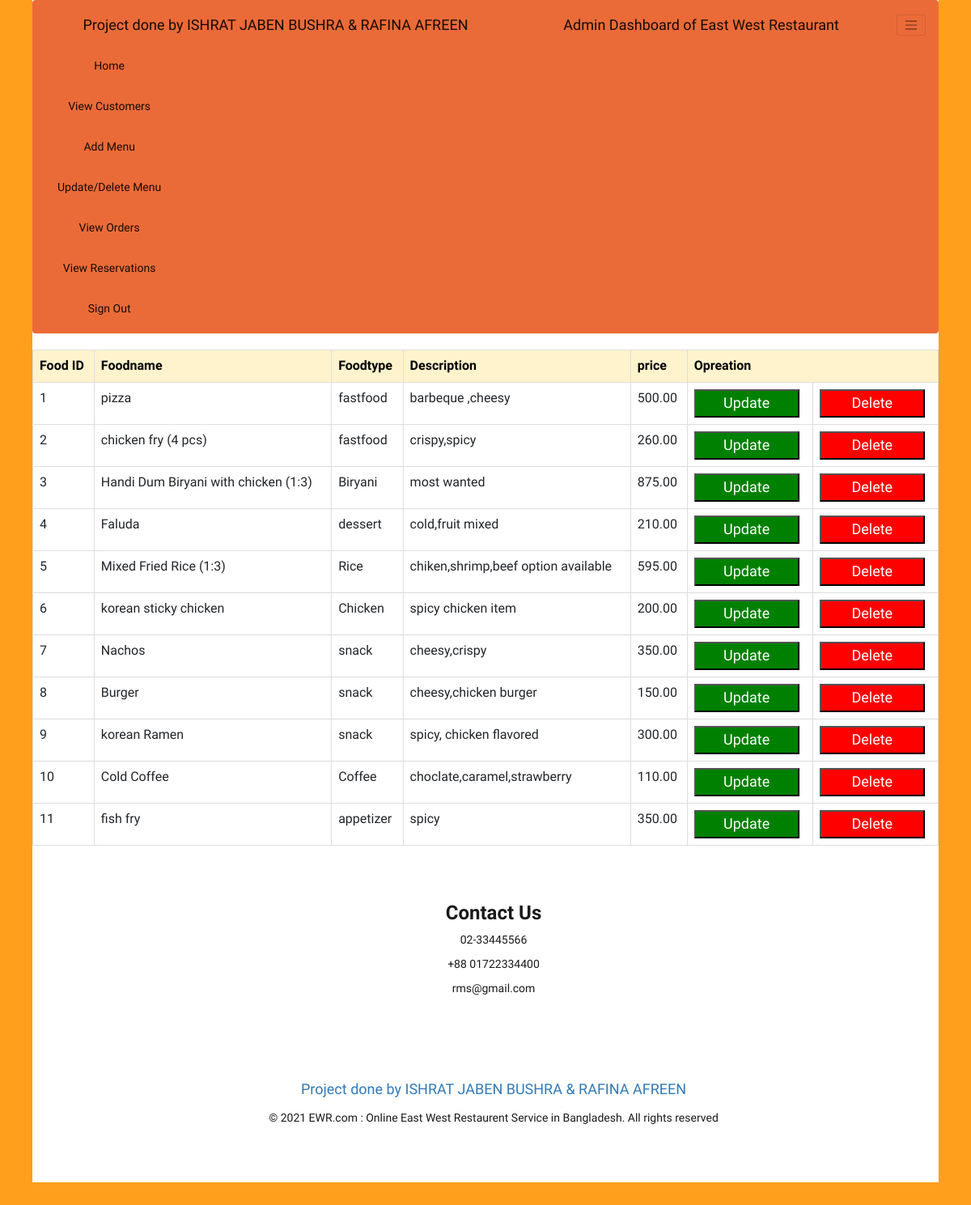
Screenshot of /admin/menudel.php with the database file from the repository.
### tables this page shows
CREATE TABLE `food` (
  `food_id` int(255) NOT NULL,
  `foodname` varchar(255) NOT NULL,
  `foodtype` varchar(255) NOT NULL,
  `description` text NOT NULL,
  `price` decimal(10,2) NOT NULL
);

### admin/menudel.php (the view, shortened to what this page needs)
<?php require 'adhead.php'; ?>
<html>
<body>
<table class="table table-bordered" class="table-warning" >
<tr class="table-warning">
<th class="table-warning" >Food ID</th>
<th class="table-warning" >Foodname</th>
<th class="table-warning" >Foodtype</th>
<th class="table-warning" >Description</th>
<th class="table-warning" >price</th>
<th colspan="2" align="center"class="table-warning"  >Opreation</th>
<?php
           require 'addb.php';
            $sql="SELECT * FROM food";
            $result=mysqli_query($conn,$sql);
			$total=mysqli_num_rows($result);
			if($total!=0)
			{
				while(($fetch=mysqli_fetch_assoc($result)))
				{
					echo "
					<tr>
					<td >".$fetch['food_id']."</td>
					<td>".$fetch['foodname']."</td>
					<td>".$fetch['foodtype']."</td>
					<td>".$fetch['description']."</td>
					<td>".$fetch['price']."</td>
					<td><a href = 'updatefood.php?id=$fetch[food_id]&na=$fetch[foodname]&ty=$fetch[foodtype]&des=$fetch[description]&pr=$fetch[price] '><input type='submit' value='Update' id='upbtn'></a></td>
					<td><a href = 'deletefood.php?id=$fetch[food_id]'><input type='submit' value='Delete' id='delbtn'></a></td>
					";
				}
		    }
		    else
			{
			}
?>
</tr>
</table>
</body>
</html>
<?php require 'adfoot.php'; ?>

### admin/adhead.php (shortened to what this page needs)
<html>
<link href="https://cdn.jsdelivr.net/npm/bootstrap@5.0.0-beta3/dist/css/bootstrap.min.css" rel="stylesheet">
<link rel="stylesheet" href="https://maxcdn.bootstrapcdn.com/bootstrap/3.3.7/css/bootstrap.min.css">
<body>
<nav class="navbar navbar-light" style="background-color: #eb6b38;">
 <div class="container-fluid">
 <a class="navbar-brand" >Project done by ISHRAT JABEN BUSHRA & RAFINA AFREEN</a><br>
    <a class="navbar-brand" href="#">Admin Dashboard of East West Restaurant</a>
    <button class="navbar-toggler" type="button" data-bs-toggle="collapse" data-bs-target="#navbarSupportedContent" aria-controls="navbarSupportedContent" aria-expanded="false" aria-label="Toggle navigation">
      <span class="navbar-toggler-icon"></span>
    </button>
    <div class="collapse navbar-collapse" id="navbarSupportedContent">
      <ul class="navbar-nav me-auto mb-2 mb-lg-0">
        <li class="nav-item">
          <a class="nav-link active" aria-current="page" href="adlog.php">Home</a>
        </li>
		<li class="nav-item">
          <a class="nav-link active" aria-current="page" href="viewcustomer.php">View Customers</a>
        </li>
		<li class="nav-item">
          <a class="nav-link active" aria-current="page" href="insertmenu.php"> Add Menu</a>
        </li>
		<li class="nav-item">
          <a class="nav-link active" aria-current="page" href="menudel.php"> Update/Delete Menu</a>
        </li>
		<li class="nav-item">
          <a class="nav-link active" aria-current="page" href="seeorder.php"> View Orders</a>
        </li>
		<li class="nav-item">
          <a class="nav-link active" aria-current="page" href="adres.php"> View Reservations</a>
        </li>
        <li class="nav-item">
		  <a class="nav-link active" aria-current="page" href = "adout.php">Sign Out</a>
		</li>
    </div>
  </div>
</nav>
</body>
</html>

### admin/adfoot.php (shortened to what this page needs)
<div class="container px-5 py-5">
    <div class="row">
        <div class="col-md-3.5 offset-md-4.5">
            <div class="full contact-full">
                <div class="cont-top" class="text-center">
                    <div class="text-center">
                        <h3><b>Contact Us</b></h3>
                        <p>
                            <i class="fas fa-phone-alt"></i> 02-33445566
                        </p>
                        <p>
                            <i class="fas fa-mobile-alt"></i> +88 01722334400
                        </p>
                        <p>
                            <i class="far fa-envelope"></i> rms@gmail.com
                        </p>
                    </div>
                </div>
            </div>
        </div>
    </div>
    <br>
    <div class="row mt-5 py-5">
	 <a class="navbar-brand" >Project done by ISHRAT JABEN BUSHRA & RAFINA AFREEN</a><br>
        <div class="col"><p class="text-center"> &copy; 2021 EWR.com : Online East West Restaurent Service in Bangladesh. All rights reserved </p></div>
    </div>
</div>
</body>
</html>

### admin/adhead.php (style rules this page uses)
body { font-family: 'Orelega One', cursive; background-color: white; color: #191a19; text-align: center; border: 40px solid #FF9F1C; border-top: 0px; margin: 0px; }

### admin/menudel.php (style rules this page uses)
body { font-family: 'Orelega One', cursive; background-color: white; color: #191a19; text-align: center; border: 40px solid #FF9F1C; border-top: 0px; margin: 0px; }
#delbtn { background-color: red; color: white; font-size: 18px; width:130px; height:35px; }
#upbtn { background-color: green; color: white; font-size: 18px; width:130px; height:35px; }

### rows the page displays
food: food_id "1", foodname "pizza", foodtype "fastfood", description "barbeque ,cheesy", price "500.00"
food: food_id "2", foodname "chicken fry (4 pcs)", foodtype "fastfood", description "crispy,spicy", price "260.00"
food: food_id "3", foodname "Handi Dum Biryani with chicken (1:3)", foodtype "Biryani", description "most wanted", price "875.00"
food: food_id "4", foodname "Faluda", foodtype "dessert", description "cold,fruit mixed", price "210.00"
food: food_id "5", foodname "Mixed Fried Rice (1:3)", foodtype "Rice", description "chiken,shrimp,beef option available", price "595.00"
food: food_id "6", foodname "korean sticky chicken", foodtype "Chicken", description "spicy chicken item", price "200.00"
food: food_id "7", foodname "Nachos", foodtype "snack", description "cheesy,crispy", price "350.00"
food: food_id "8", foodname "Burger", foodtype "snack", description "cheesy,chicken burger", price "150.00"
food: food_id "9", foodname "korean Ramen", foodtype "snack", description "spicy, chicken flavored", price "300.00"
food: food_id "10", foodname "Cold Coffee", foodtype "Coffee", description "choclate,caramel,strawberry", price "110.00"
food: food_id "11", foodname "fish fry", foodtype "appetizer", description "spicy", price "350.00"
